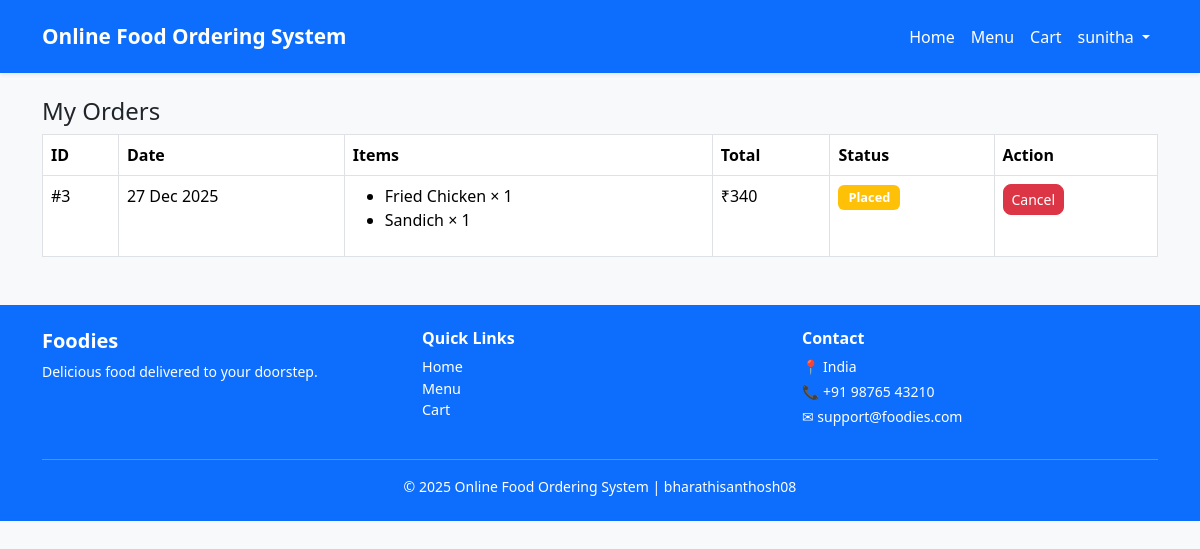
Page /orders/ (signed in) on the committed database.
### store/models.py (models this page shows, shortened)
class Order(models.Model):
    user = models.ForeignKey(User, on_delete=models.CASCADE)
    total_price = models.IntegerField()
    status = models.CharField(max_length=20, default='Pending')
    created_at = models.DateTimeField(auto_now_add=True)

class OrderItem(models.Model):
    order = models.ForeignKey(
        Order,
        related_name="items",
        on_delete=models.CASCADE
    )
    food = models.ForeignKey(Food, on_delete=models.CASCADE)
    quantity = models.IntegerField(default=1)

class Food(models.Model):
    name = models.CharField(max_length=100)
    price = models.IntegerField()
    image = models.ImageField(upload_to='foods/')

### store/views.py (the view)
# urls.py: path('orders/', admin_view.orders, name='admin_orders'),
@login_required
def orders(request):
    orders = Order.objects.filter(user=request.user).order_by('-id')
    return render(request, 'orders.html', {'orders': orders})

### store/templates/orders.html (shortened to what this page needs)
{% extends 'base.html' %}
{% block content %}
<h4>My Orders</h4>
<table class="table table-bordered">
<thead>
    <tr>
        <th>ID</th>
        <th>Date</th>
        <th>Items</th>
        <th>Total</th>
        <th>Status</th>
        <th>Action</th>
    </tr>
</thead>
<tbody>
{% for order in orders %}
<tr>
    <td>#{{ order.id }}</td>
    <td>{{ order.created_at|date:"d M Y" }}</td>
    <td>
        <ul>
            {% for item in order.items.all %}
                <li>{{ item.food.name }} × {{ item.quantity }}</li>
            {% endfor %}
        </ul>
    </td>
    <td>₹{{ order.total_price }}</td>
    <td>
        {% if order.status == "Placed" %}
            <span class="badge bg-warning">{{ order.status }}</span>
        {% elif order.status == "Cancelled" %}
            <span class="badge bg-danger">{{ order.status }}</span>
        {% else %}
            <span class="badge bg-success">{{ order.status }}</span>
        {% endif %}
    </td>
    <td>
        {% if order.status == "Placed" %}
        <form method="post" action="{% url 'cancel_order' order.id %}">
            <button class="btn btn-sm btn-danger">Cancel</button>
        </form>
        {% else %}
            —
        {% endif %}
    </td>
</tr>
{% empty %}
<tr>
    <td colspan="6" class="text-center">No orders found</td>
</tr>
{% endfor %}
</tbody>
</table>
{% endblock %}

### store/templates/base.html (shortened to what this page needs)
{% load static %}
<!DOCTYPE html>
<html lang="en">
<head>
    <link href="https://cdn.jsdelivr.net/npm/bootstrap@5.3.2/dist/css/bootstrap.min.css" rel="stylesheet">
    <link rel="stylesheet" href="{% static 'css/style.css' %}">
</head>
<body>
<nav class="navbar navbar-expand-lg navbar-dark bg-primary shadow-sm py-3">
    <div class="container">
        <a class="navbar-brand fw-bold " href="{% url 'home' %}">
            Online Food Ordering System
        </a>
        <div class="collapse navbar-collapse" id="navbarNav">
            <ul class="navbar-nav ms-auto align-items-center">
                <li class="nav-item">
                    <a class="nav-link" href="{% url 'home' %}">Home</a>
                </li>
                <li class="nav-item">
                    <a class="nav-link" href="{% url 'menu' %}">Menu</a>
                </li>
                <li class="nav-item">
                    <a class="nav-link" href="{% url 'cart' %}">Cart</a>
                </li>
                {% if user.is_authenticated %}
                <li class="nav-item dropdown">
                    <a class="nav-link dropdown-toggle" href="#" role="button"
                       data-bs-toggle="dropdown">
                        {{ user.username }}
                    </a>
                </li>
                {% endif %}
            </ul>
        </div>
    </div>
</nav>
<main class="container my-4">
    {% block content %}
    {% endblock %}
</main>
<footer class="bg-primary text-white mt-5">
    <div class="container py-4">
        <div class="row">
            <div class="col-md-4">
                <h5>Foodies</h5>
                <p class="small">
                    Delicious food delivered to your doorstep.
                </p>
            </div>
            <div class="col-md-4">
                <h6>Quick Links</h6>
                <ul class="list-unstyled small">
                    <li><a href="{% url 'home' %}" class="text-white text-decoration-none">Home</a></li>
                    <li><a href="{% url 'menu' %}" class="text-white text-decoration-none">Menu</a></li>
                    <li><a href="{% url 'cart' %}" class="text-white text-decoration-none">Cart</a></li>
                </ul>
            </div>
            <div class="col-md-4">
                <h6>Contact</h6>
                <p class="small mb-1">📍 India</p>
                <p class="small mb-1">📞 +91 98765 43210</p>
                <p class="small">✉ support@foodies.com</p>
            </div>
        </div>
        <hr class="border-light">
        <div class="text-center small">
            © 2025 Online Food Ordering System | bharathisanthosh08
        </div>
    </div>
</footer>
</body>
</html>

### store/static/css/style.css (style rules this page uses)
body { font-family: 'Segoe UI', Tahoma, Geneva, Verdana, sans-serif; background-color: #f8f9fa; }
a { text-decoration: none; }
.navbar-brand { font-size: 1.3rem; }
.navbar .nav-link { font-weight: 500; color: white }
.btn { border-radius: 8px; }
.table { background-color: #fff; }
.table th { font-weight: 600; }
.badge { font-size: 0.8rem; padding: 6px 10px; }
footer { margin-top: 60px; }
footer h5, footer h6 { font-weight: 600; }
footer p, footer li { font-size: 0.9rem; }

### rows in the picture
Order: id "3", created_at "27 Dec 2025", total_price "340", status "Placed", shows "Cancel"
OrderItem: food.name "Fried Chicken", quantity "1"
OrderItem: food.name "Sandich", quantity "1"

### other values in the picture
{{ user.username }} "sunitha"
